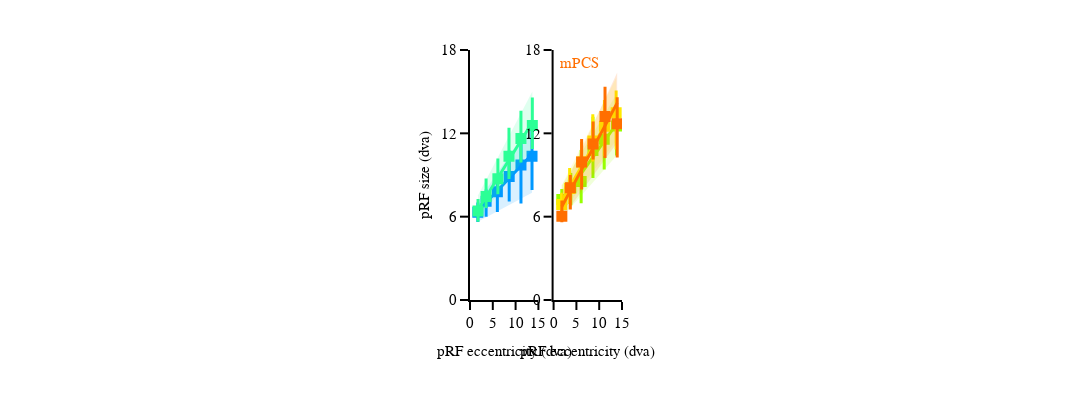

Notebook code cell kept with this figure:
### Code cell
# Plot
fig = prf_ecc_size_plot(df_ecc_size=df_ecc_size, fig_width=fig_width, 
                        fig_height=400, rois=rois, roi_colors=roi_colors_dict,
                        plot_groups=plot_groups, max_ecc=max_ecc, max_size=max_size)

fig.show()
fig_dir = '/Users/uriel/Library/CloudStorage/Dropbox/retinomaps/figures/material/pRF_figures/ecc_size_pcm'
fig.write_image("{}/{}_ecc_size.pdf".format(fig_dir, subject))
# fig.write_image("{}/{}_ecc_size2.pdf".format(fig_dir, subject))
